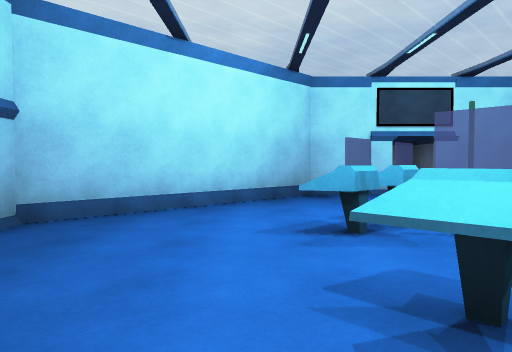
view 1 (above)

16 first-person views from a walk through a 3-D level made in the Unity game engine. The camera is 1.3 m above the floor, tilts 2° down and sees 70° across. Doors are open. The floor is counted in squares, 1.8 m on a side. Each view is taken from the middle of a square. On the plan, view 1 faces up. The plan holds only what a view shows up to about 11 squares ahead; the rest is blank. The place goes on beyond the plan. The player character is not drawn. Some surface patterns are stand-ins.

view 2
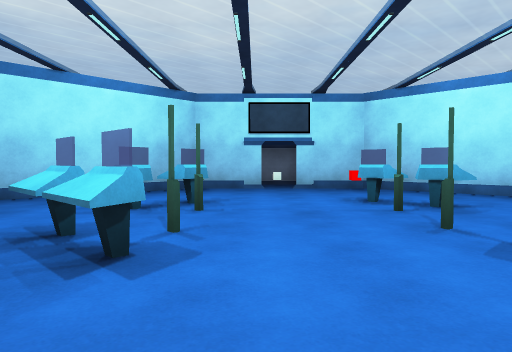

view 3
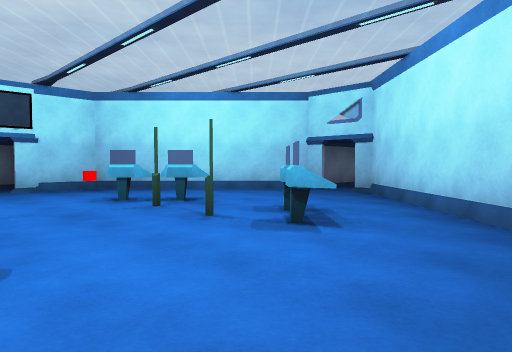

view 4
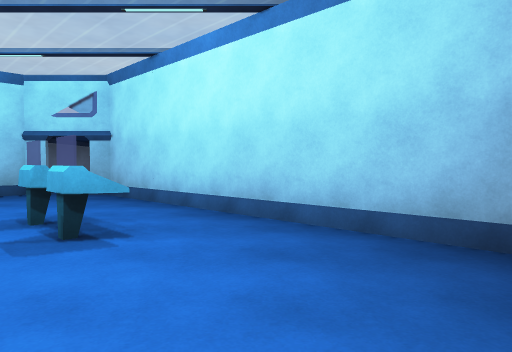

view 5
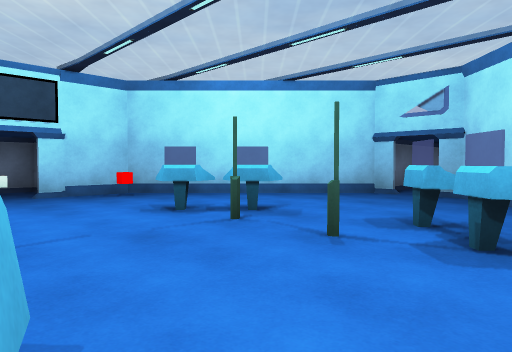

view 6
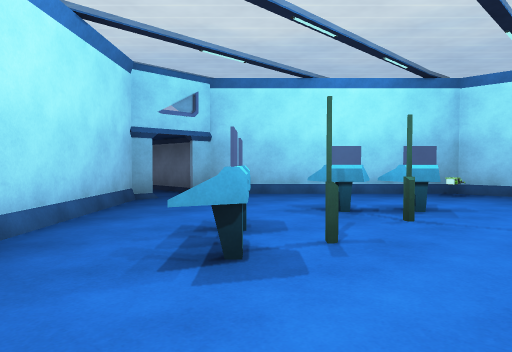

view 7
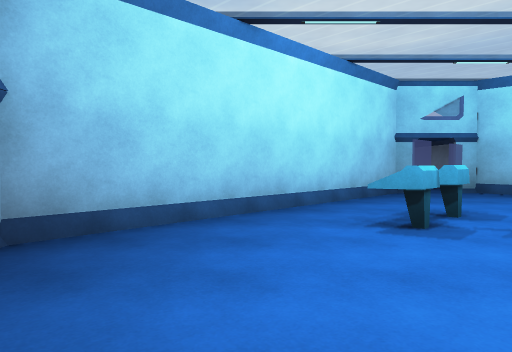

view 8
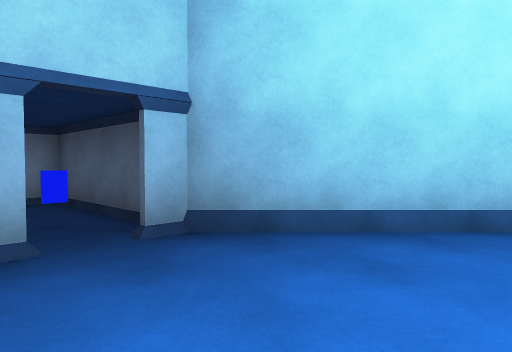

view 9
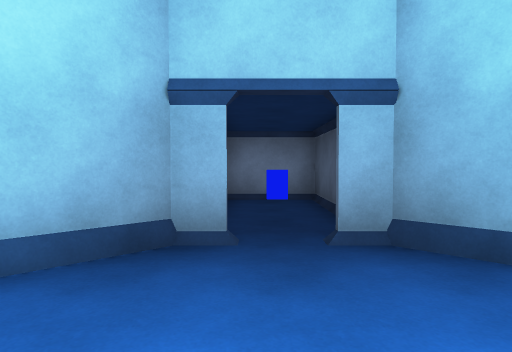

view 10
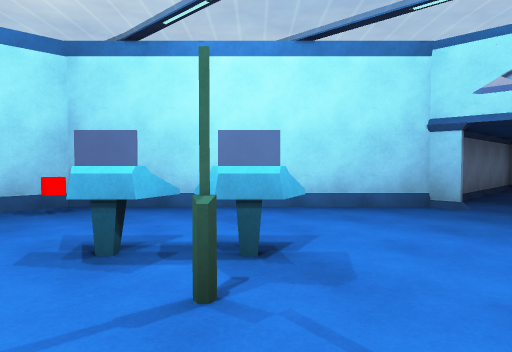

view 11
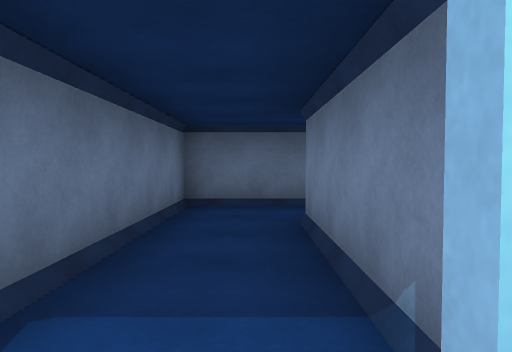

view 12
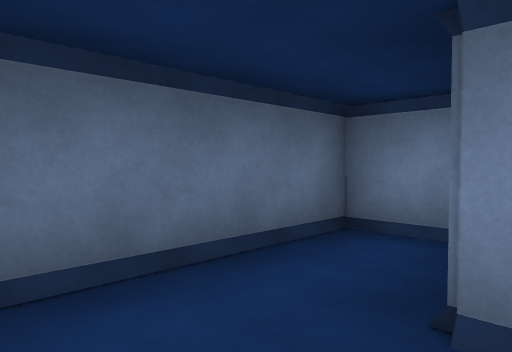

view 13
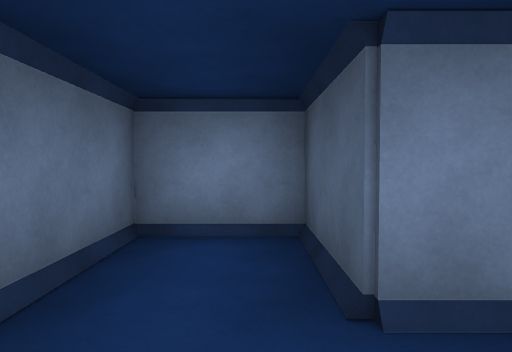

view 14
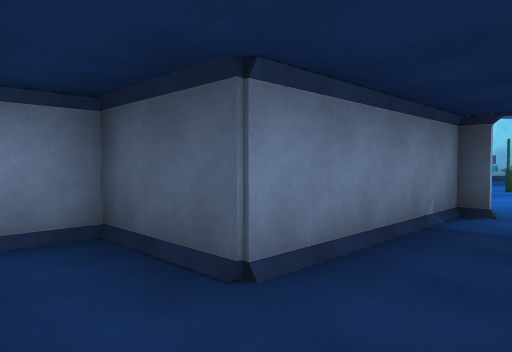

view 15
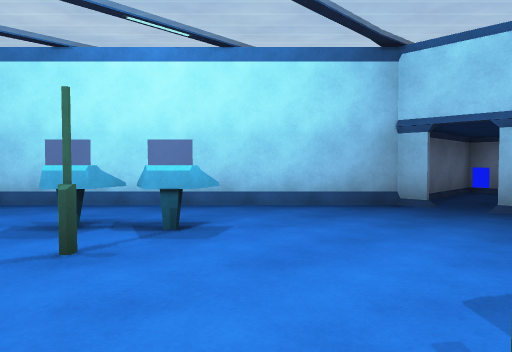

view 16
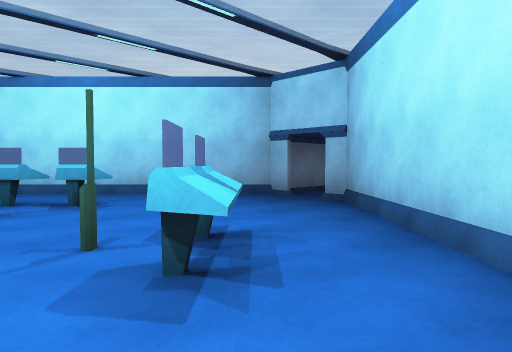

### Floor plan
Points are (right, up) in squares from view 1. A wall is a line through its corners. A room is listed if a view was taken in it or the views show most of it. See-through windows are left out.
Room 1 (views 1, 2, 3, 4, 5, 6, 7, 8, 9, 10, 15, 16)
walls: (3.2, 8.5) (1.3, 8.5) (-2.9, 4.4) (-2.9, 3.8); (-2.9, 2.9) (-2.9, 2.4) (2.8, -3.3) (3.4, -3.3); (4.2, -3.3) (4.8, -3.3) (10.3, 2.3); (10.3, 3.8) (10.3, 4.3) (6.1, 8.5) (4.1, 8.5)
ways out: opening at (9, 3) to room 2; open door at (4, -3)
objects: console (1, 2); console (1, 4); other object (1, 8); console (2, 1); console (2, 4) to (2, 5); other object (3, 8); console (5, 5); other object (5, 8); console (6, 1); console (6, 4); red cube (6, 8); console (7, 1) to (7, 2)
Room 2 (views 11, 12, 13, 14)
walls: (10.4, 2.9) (10.4, 2.4) (14.5, 2.4) (14.5, 0.3) (16.2, 0.3) (16.2, 4.2) (11, 4.2); (10.3, 2.3) (10.3, 2.9)
ways out: opening at (9, 3) to room 1
Room 3 (no view inside)
walls: (2.8, -4.1) (2.8, -7.3) (4.7, -7.3) (4.7, -3.9)

Where each view was taken, in squares from view 1:
view 1: 0 up, 0 right, facing up
view 2: 2 down, 3 right, facing up
view 3: 2 down, 2 right, facing up-right
view 4: 1 down, 2 right, facing right
view 5: 0 up, 2 right, facing up-right
view 6: 1 down, 4 right, facing up-left
view 7: 1 down, 6 right, facing left
view 8: 0 up, 5 right, facing down-left
view 9: 0 up, 4 right, facing down
view 10: 2 up, 4 right, facing up-right
view 11: 3 up, 10 right, facing right
view 12: 4 up, 14 right, facing down-right
view 13: 4 up, 15 right, facing down
view 14: 4 up, 16 right, facing down-left
view 15: 3 up, 2 right, facing down-right
view 16: 3 up, 1 left, facing down-right
